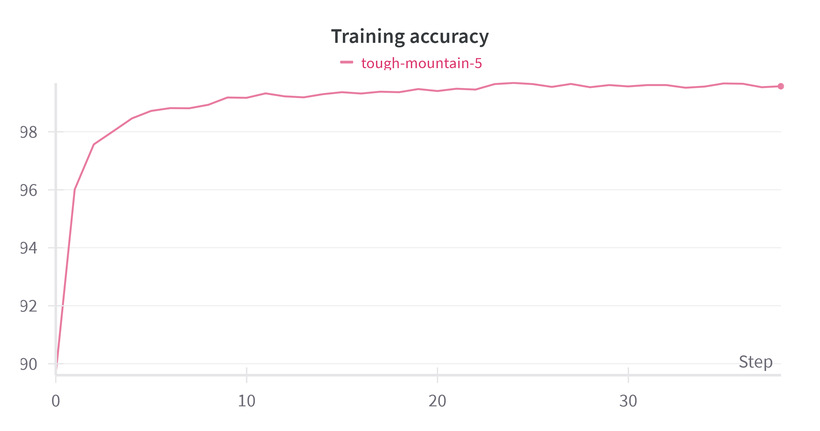
#> input picture results/figs/Training Accuracy.png, 820 x 431 px, shrunk from 2528 x 1328 before the run
$ python get_result_images.py
#> lines starting #> are read from the running program, lines starting #| are printed output that depends on the picture
from PIL import Image
import os

# Images path
images_path = '../results/figs/'

training_accuracy_path = images_path + 'Training Accuracy.png'
training_loss_path = images_path + 'Training Loss.png'
validation_accuracy_path = images_path + 'Validation Accuracy.png'
validation_loss_path = images_path + 'Validation Loss.png'

# Load images
training_accuracy_img = Image.open(training_accuracy_path)
#> training_accuracy_img is the input picture: PIL image 820x431 RGBA; mean R, G, B, A 253.7, 252.9, 253.3, 255
training_loss_img = Image.open(training_loss_path)
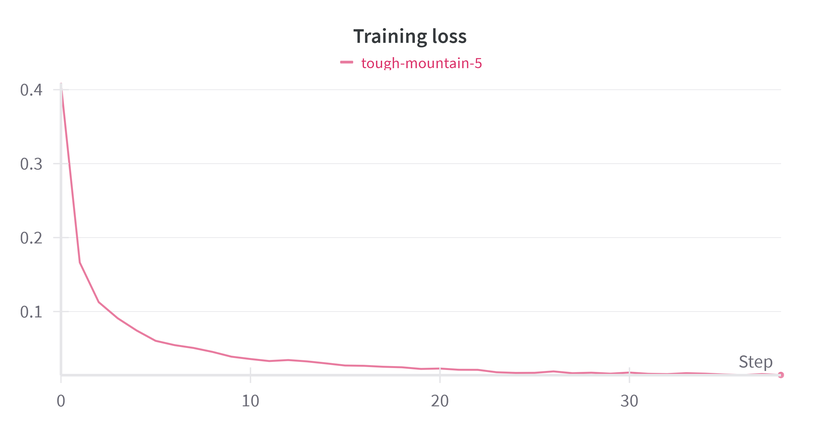
#> input picture results/figs/Training Loss.png, 820 x 431 px, shrunk from 2528 x 1328 before the run
#> training_loss_img is the input picture: PIL image 820x431 RGBA; mean R, G, B, A 253.9, 253.2, 253.5, 255
validation_accuracy_img = Image.open(validation_accuracy_path)
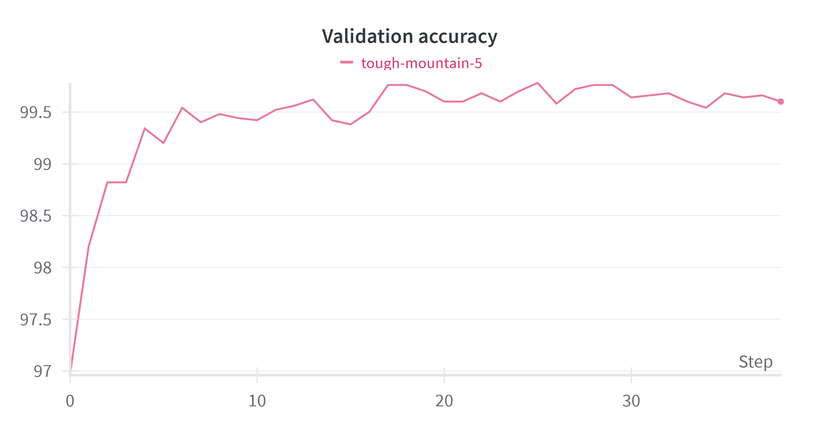
#> input picture results/figs/Validation Accuracy.png, 820 x 431 px, shrunk from 2528 x 1328 before the run
#> validation_accuracy_img is the input picture: PIL image 820x431 RGBA; mean R, G, B, A 253.5, 252.7, 253, 255
validation_loss_img = Image.open(validation_loss_path)
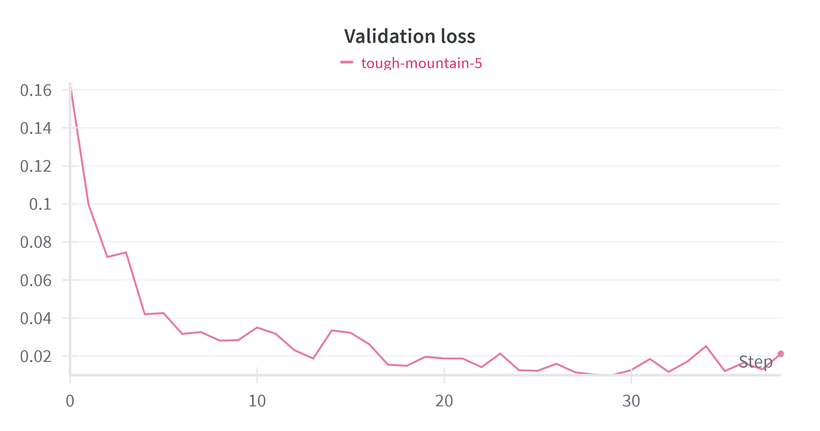
#> input picture results/figs/Validation Loss.png, 820 x 431 px, shrunk from 2528 x 1328 before the run
#> validation_loss_img is the input picture: PIL image 820x431 RGBA; mean R, G, B, A 253.4, 252.6, 253, 255

# Merge images vertically
def merge_images_vertically(img1, img2, output_path):
    # Calculate the total height and maximum width
    total_height = img1.height + img2.height  # The height will be the sum of both images
#> total_height = 862
    max_width = max(img1.width, img2.width)   # The width will be the widest image
#> max_width = 820
    # Create a new image with the calculated size
    new_image = Image.new('RGB', (max_width, total_height))
#> new_image: PIL image 820x862 RGB; every value is 0
    # Paste the first image at the top
    new_image.paste(img1, (0, 0))
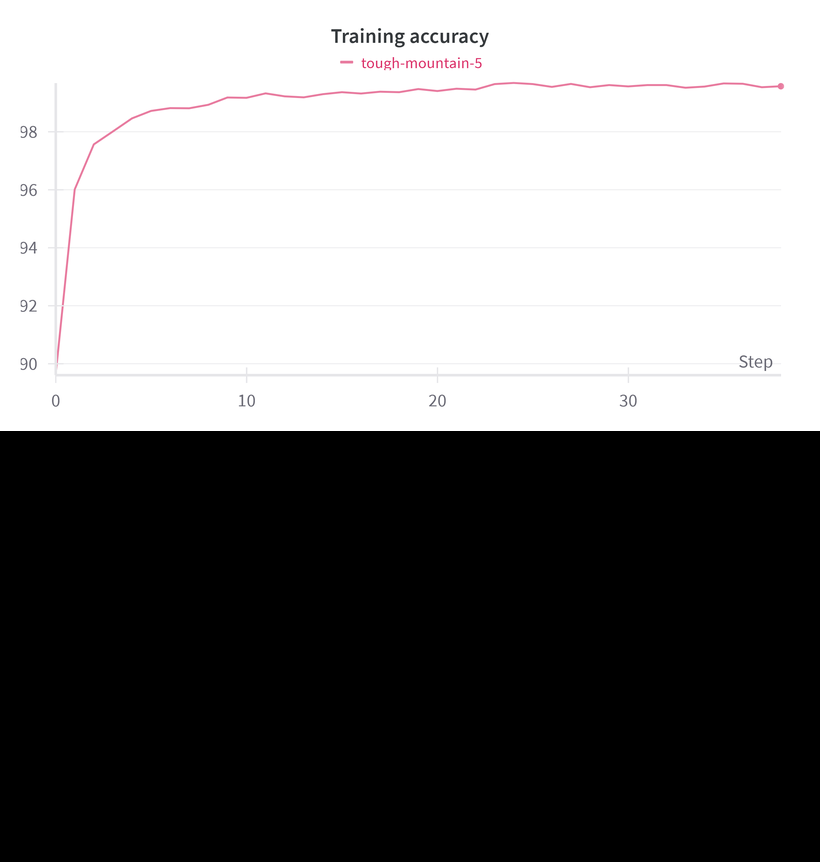
#> new_image: PIL image 820x862 RGB; mean R, G, B 126.8, 126.5, 126.6
    # Paste the second image below the first one
    new_image.paste(img2, (0, img1.height))  # The second image is placed below the first one
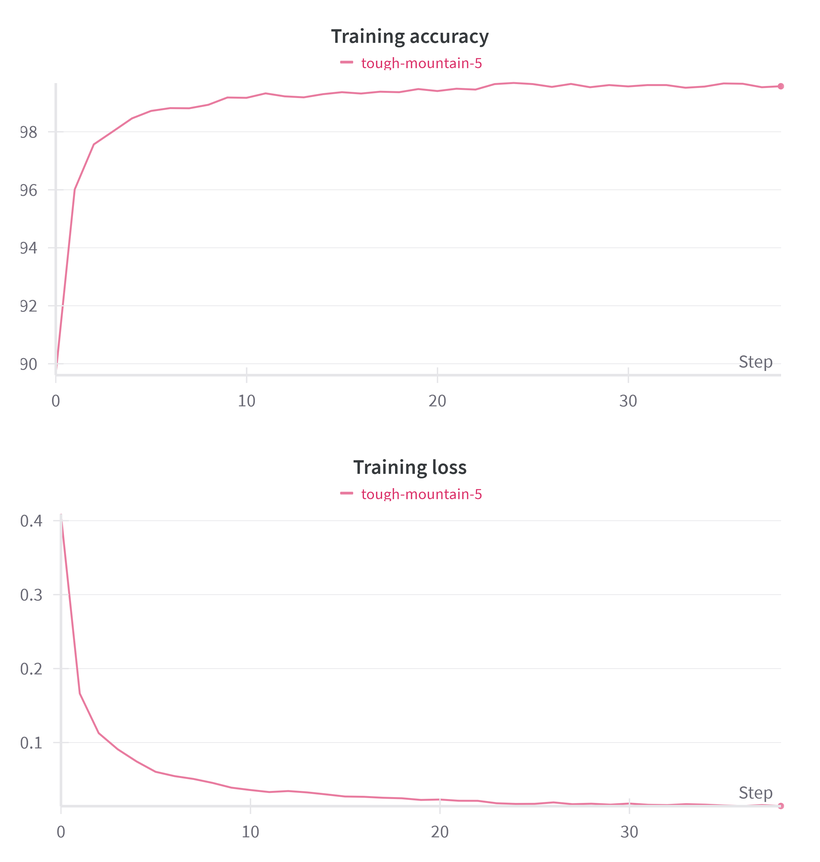
#> new_image: PIL image 820x862 RGB; mean R, G, B 253.8, 253.1, 253.4
    # Save the resulting image
    new_image.save(output_path)

# Save files
merge_images_vertically(training_accuracy_img, training_loss_img, '../results/figs/training_curves_vertical.png')
merge_images_vertically(validation_accuracy_img, validation_loss_img, '../results/figs/validation_curves_vertical.png')
#> in merge_images_vertically (call 2), `new_image.paste(img2, (0, img1.height))`:
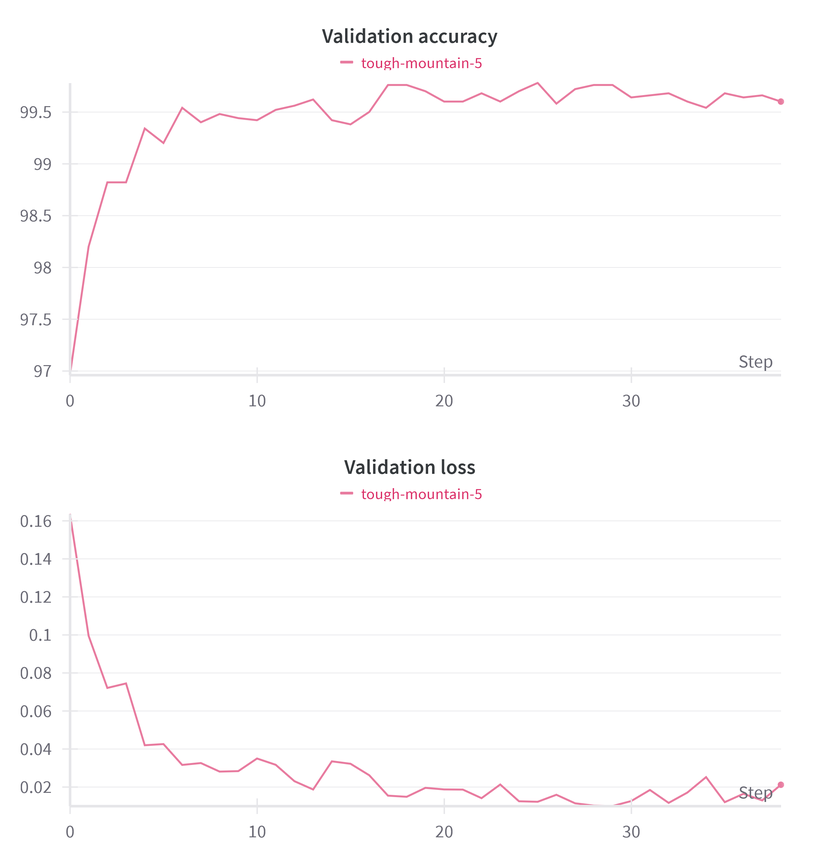
#> new_image: PIL image 820x862 RGB; mean R, G, B 253.4, 252.7, 253
